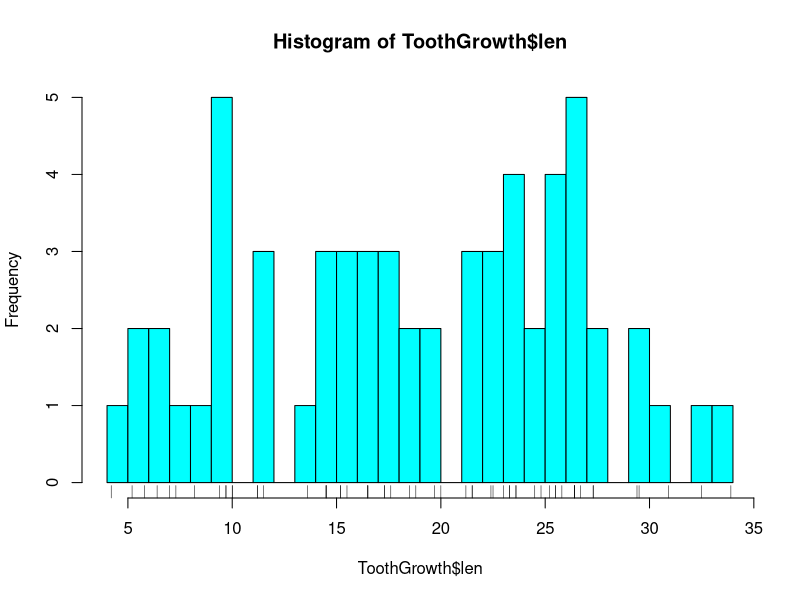
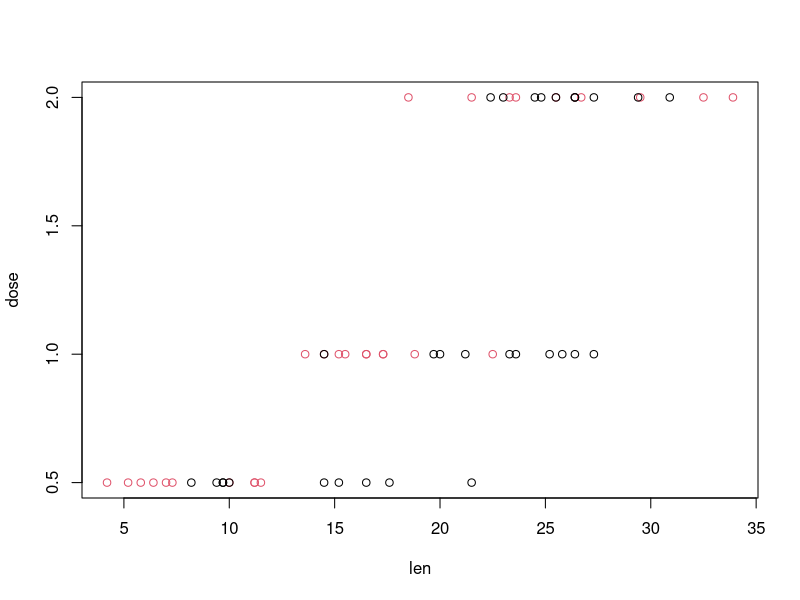

Source code (R) for these figures, in order:
# Import data
data(ToothGrowth)

# Description of the data
help(ToothGrowth)

#Summary of the data
dim(ToothGrowth)
summary(ToothGrowth$len)
summary(ToothGrowth$dose) # Unit mg/day
summary(ToothGrowth$supp)

# Histogram of the len variable
hist(ToothGrowth$len, col = "cyan", breaks = 30)
rug(ToothGrowth$len)

# Scatter plot of len and dose variable (for two groups VC and OJ) 
with(ToothGrowth, plot(len, dose, col = supp))

# Splitting into groups
vc_data = ToothGrowth[1:30,c(1,3)]
oj_data = ToothGrowth[31:60,c(1,3)]
g1 = vc_data[,1]
g2 = oj_data[,1]

# 95% T confidence interval
t.test(g2,g1, paired = FALSE, var.equal = TRUE)$conf



